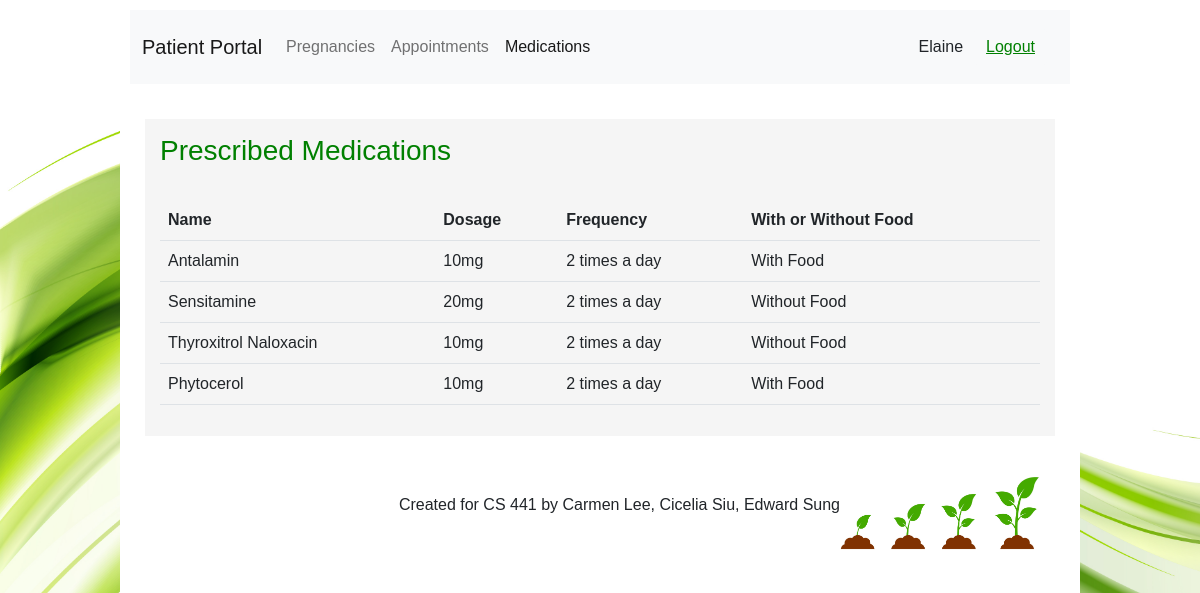
The app's page /html/patient/patientMedications.php (signed in) with its own data.
### tables this page shows
CREATE TABLE `medication` (
  `increment` int(11) NOT NULL,
  `patientID` int(255) DEFAULT NULL,
  `medName` varchar(255) DEFAULT NULL,
  `medDosage` varchar(255) DEFAULT NULL,
  `medFrequency` varchar(255) DEFAULT NULL,
  `medFood` enum('With Food','Without Food') DEFAULT NULL
);

### html/patient/patientMedications.php (the view, shortened to what this page needs)
<!DOCTYPE html>
<html lang="en">
<head>
  <link href="https://cdn.jsdelivr.net/npm/bootstrap@5.2.2/dist/css/bootstrap.min.css" rel="stylesheet" />
  <link rel="stylesheet" href="../../css/style.css?v=<?php echo time(); ?>" />
</head>
<body>
  <?php
  $sessionUserID = $_SESSION['sessionUserId'];
  $sessionFirstName = $_SESSION['sessionFirstName'];
  $sessionLastName = $_SESSION['sessionLastName'];
  $conn = mysqli_connect("localhost", "root", "", "pregnancy");
  $sql = "SELECT * FROM medication WHERE patientID = $sessionUserID";
  $result1 = mysqli_query($conn, $sql);
  $user = mysqli_fetch_all($result1, MYSQLI_ASSOC);
  ?>
  <div class="body">
    <header>
      <nav class="navbar navbar-expand-lg navbar-light bg-light justify-content-center nav-fill">
        <div class="container-fluid">
          <a class="navbar-brand mb-0 h1" href="patientPortal.php">Patient Portal</a>
          <div class="collapse navbar-collapse" id="navbarNavAltMarkup">
            <div class="navbar-nav me-auto">
              <a class="nav-link" href="patientPregnancies.php">Pregnancies</a>
              <a class="nav-link" href="patientAppointments.php">Appointments</a>
              <a class="nav-link active" href="patientMedications.php">Medications</a>
            </div>
            <?php echo $sessionFirstName . " " . $sessionLastName; ?>
            <button type="button" class="btn btn-light logout-btn" style="float: right;"><a href="../logout.php">Logout</a></button>
          </div>
        </div>
      </nav>
    </header>
    <section style="overflow-x: scroll">
      <h3>Prescribed Medications</h3>
      <br>
      <table class="table table-hover table-stripped">
        <thead>
          <tr>
            <th>Name</th>
            <th>Dosage</th>
            <th>Frequency</th>
            <th>With or Without Food</th>
          </tr>
        </thead>
        <tbody>
          <?php
          foreach ($user as $row) {
            echo "<tr>";
            echo "<td>", $row['medName'], "</td>";
            echo "<td>", $row['medDosage'], "</td>";
            echo "<td>", $row['medFrequency'], "</td>";
            echo "<td>", $row['medFood'], "</td>";
            echo "</tr>";
          }
          ?>
        </tbody>
      </table>
    </section>
    <section class="footer d-flex align-self-center">
      <p>
        Created for CS 441 by Carmen Lee, Cicelia Siu, Edward Sung
      </p>
      <img id="footer-img" src="../../imgs/sprout.jpg" alt="Sprout!">
    </section>
  </div>
</body>
</html>

### css/style.css (style rules this page uses)
body { font-family: 'Noto Sans JP', sans-serif; background-image: url("../imgs/login-bg.jpg"); background-size:cover; background-repeat:no-repeat; background-attachment: fixed; display: flex; justify-content: center; align-items: center; }
header { background-color: white; padding: 10px; text-align: center; }
.body { background-color: white; width: 80%; min-width: 40vw; max-width: 80vw; min-height: 100vh; }
section { background-color: whitesmoke; margin: 25px; padding: 15px; }
.footer { background-color: white; text-align: right; display: flex; justify-content: right; align-items: center; }
#footer-img { width:200px; }
a, h3 { color: green; }
.logout-btn { margin: 10px; }

### records on screen
medication: medName "Antalamin", medDosage "10mg", medFrequency "2 times a day", medFood "With Food"
medication: medName "Sensitamine", medDosage "20mg", medFrequency "2 times a day", medFood "Without Food"
medication: medName "Thyroxitrol Naloxacin", medDosage "10mg", medFrequency "2 times a day", medFood "Without Food"
medication: medName "Phytocerol", medDosage "10mg", medFrequency "2 times a day", medFood "With Food"

### other values on screen
$sessionFirstName "Elaine"
